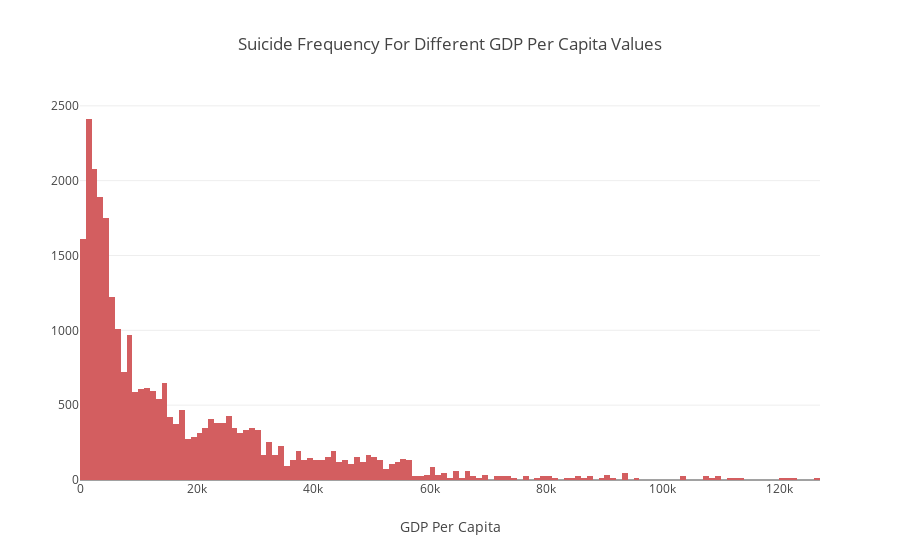

Here is the notebook cell this chart was saved with:
### Markdown cell above
<a id="2"></a> <br>
**2. The Relationship Between Suicides and GDP Per Capita**

On this part we will look into relationship between suicides and GDP(Gross Domestic Product) rates. GDP is the monetary value of all the finished goods and services produced within a country's borders in a specific time period. So this value could give us a clue about the wealth or poverty in a country. Let's look at the statistics.

### Code cell
trace1 = go.Histogram(
    x=masterdata.gdp_per_capita,
    opacity=1,
    marker=dict(color='rgba(211, 94, 96, 1)'))

data = [trace1]
layout = go.Layout(barmode='overlay',
                   title='Suicide Frequency For Different GDP Per Capita Values',
                   xaxis=dict(title='GDP Per Capita'))

fig = go.Figure(data=data, layout=layout)
iplot(fig)

### Figure 1 — Plotly figure (JSON) as saved in the notebook; plotly's stock layout.template omitted (floating-point values rounded to 4 significant figures; data arrays with more than 128 entries replaced by an {"elided": "..."} marker saying what was removed)
{"data": [{"marker": {"color": "rgba(211, 94, 96, 1)"}, "opacity": 1, "x": {"elided": "27820 int values"}, "type": "histogram", "uid": "5297b7f2-0078-4811-a96b-cf0ff63feecc"}], "layout": {"barmode": "overlay", "title": {"text": "Suicide Frequency For Different GDP Per Capita Values"}, "xaxis": {"title": {"text": "GDP Per Capita"}}}}
